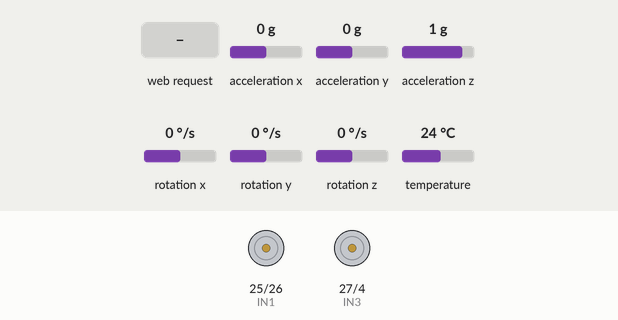
Recording of a sketch running on a simulated ESP32. Parts: motor-driver pin pairs drawn as motors (green arrow = first pin HIGH = forward, orange = second pin HIGH = backward, longer = more drive, scaled by the enable pin). The inputs (shaded band) are chosen by the test bench; at power-on: acceleration x 0 g, rotation y 0 °/s, acceleration z 1 g, acceleration y 0 g, rotation x 0 °/s, rotation z 0 °/s, temperature 24 °C. What the sketch prints to the serial monitor is not drawn.

Above: at 1.2 s.
1.3 s: acceleration x set to -1.4 g
At 2.0 s:
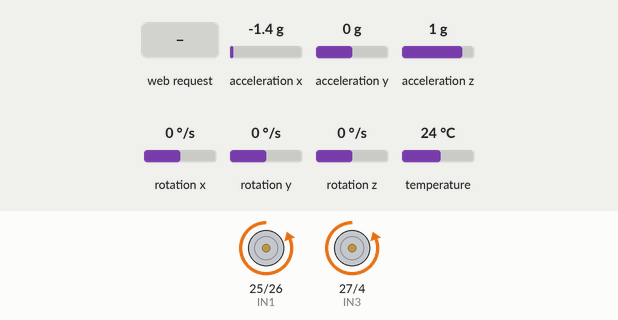
2.8 s: HTTP request GET /set?kp=1&ki=1&kd=1 received
At 3.25 s:
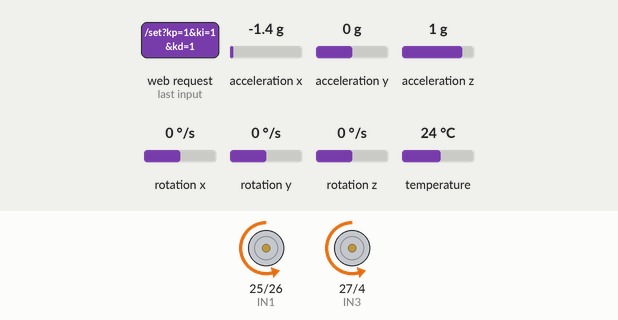
5.8 s: rotation y set to -192 °/s
At 6.28 s:
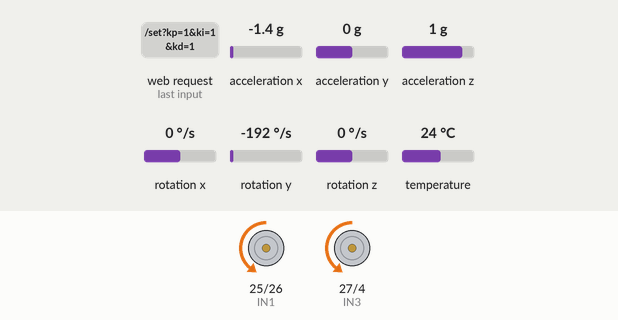
8.8 s: HTTP request GET /set?ki=0 received
10.3 s: acceleration z set to -1.4 g
13.3 s: acceleration x set to 0 g
At 14.0 s:
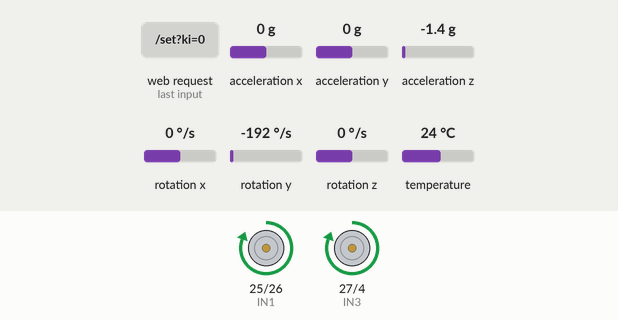
Timing chart, 0 to 15.8 s (numbered marks = the images above; inputs shaded):
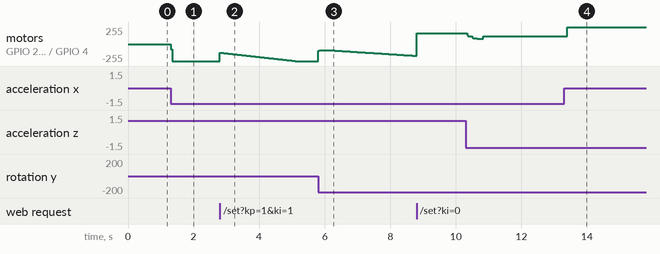

Measured:
- after the input at 1.3 s, motor on GPIO 25 (IN1) / GPIO 26 (IN2), motor on GPIO 27 (IN3) / GPIO 4 (IN4): stopped → backward 255/255 at once
- after the input at 5.8 s, motor on GPIO 25 (IN1) / GPIO 26 (IN2), motor on GPIO 27 (IN3) / GPIO 4 (IN4): rises from backward 255/255 to backward 91/255 in 0.13 s, then falls to backward 177/255 in 2.9 s
- after the input at 13.3 s, motor on GPIO 25 (IN1) / GPIO 26 (IN2), motor on GPIO 27 (IN3) / GPIO 4 (IN4): forward 118/255 → forward 255/255 after 0.10 s

The sketch:

Self_Balancing_Robot_Code_WITHOUTOLEDs.ino
```cpp
// (licence header left out)
//Copyright (c) 2026 How To STEM

//Permission is hereby granted, free of charge, to any person obtaining a copy
//of this software and associated documentation files (the "Software"), to deal
//in the Software without restriction, including without limitation the rights
//to use, copy, modify, merge, publish, distribute, sublicense, and/or sell
//copies of the Software, and to permit persons to whom the Software is
//furnished to do so, subject to the following conditions:

//The above copyright notice and this permission notice shall be included in all
//copies or substantial portions of the Software.

//THE SOFTWARE IS PROVIDED "AS IS", WITHOUT WARRANTY OF ANY KIND, EXPRESS OR
//IMPLIED, INCLUDING BUT NOT LIMITED TO THE WARRANTIES OF MERCHANTABILITY,
//FITNESS FOR A PARTICULAR PURPOSE AND NONINFRINGEMENT. IN NO EVENT SHALL THE
//AUTHORS OR COPYRIGHT HOLDERS BE LIABLE FOR ANY CLAIM, DAMAGES OR OTHER
//LIABILITY, WHETHER IN AN ACTION OF CONTRACT, TORT OR OTHERWISE, ARISING FROM,
//OUT OF OR IN CONNECTION WITH THE SOFTWARE OR THE USE OR OTHER DEALINGS IN THE
//SOFTWARE.


#include <Wire.h>
#include <WiFi.h>
#include <WebServer.h>
#include <Adafruit_MPU6050.h>
#include <Adafruit_Sensor.h>
#include <math.h>

// MPU6050
Adafruit_MPU6050 mpu;

// Motor Pins
const int ENA = 23, IN1 = 25, IN2 = 26;
const int ENB = 18, IN3 = 27, IN4 = 4;
const int PWM_FREQ = 1000, PWM_RES = 8;

// PID constants
float setpoint = 0.0;
float Kp = 14.0, Ki = 0.0, Kd = 1.2;
float integral = 0.0;
float angleDeg = 0.0;
float gyroRateDeg = 0.0;
float lastOutput = 0.0;
float powerMultiplier = 1.0;
int minPWM = 80;
float tiltGain = 1.0;
unsigned long lastMicrosTs = 0;

// Wifi setup
WebServer server(80);
const char* ssid = "Self Balancing Robot Tuner";
const char* password = "12345678";

const char* html = R"rawliteral(
<!DOCTYPE html><html><head><meta charset="UTF-8"><title>PID Tuner</title>
<style>body{font-family:sans-serif;text-align:center;}input{width:80px;}</style></head>
<body><h2>Self Balancing Robot PID Tuner</h2>
<form onsubmit="send();return false;">
Kp: <input id="kp" type="number" step="any" value="14.0"><br>
Ki: <input id="ki" type="number" step="any" value="0.0"><br>
Kd: <input id="kd" type="number" step="any" value="1.2"><br>
Setpoint: <input id="sp" type="number" step="any" value="0.0"><br>
Power Multiplier: <input id="pm" type="number" step="any" value="1.0"><br>
Min PWM: <input id="mpwm" type="number" step="any" value="80"><br>
Tilt Gain: <input id="tg" type="number" step="any" value="1.0"><br><br>
<button type="submit">Send</button></form><br>
<div id="telemetry">Waiting for data...</div>
<script>
function send(){
  let url = `/set?kp=${kp.value}&ki=${ki.value}&kd=${kd.value}&sp=${sp.value}&pm=${pm.value}&mpwm=${mpwm.value}&tg=${tg.value}`;
  fetch(url).then(r=>r.text()).then(t=>console.log(t));
}
setInterval(()=>fetch("/telemetry").then(r=>r.text()).then(t=>telemetry.innerText=t), 100);
</script></body></html>
)rawliteral";

void setup() {
  Serial.begin(115200);

  // begin i2c
  Wire.begin();

  if (!mpu.begin(0x68)) {
    Serial.println("MPU6050 not found!");
    while (1);
  }

  mpu.setAccelerometerRange(MPU6050_RANGE_8_G);
  mpu.setGyroRange(MPU6050_RANGE_500_DEG);
  mpu.setFilterBandwidth(MPU6050_BAND_21_HZ);

  // motor
  pinMode(IN1, OUTPUT); pinMode(IN2, OUTPUT);
  pinMode(IN3, OUTPUT); pinMode(IN4, OUTPUT);
  ledcAttach(ENA, PWM_FREQ, PWM_RES);
  ledcAttach(ENB, PWM_FREQ, PWM_RES);

  // Wifi ap start
  WiFi.softAP(ssid, password);
  Serial.print("AP IP: ");
  Serial.println(WiFi.softAPIP());

  server.on("/", [](){ server.send(200, "text/html", html); });

  server.on("/set", [](){
    if (server.hasArg("kp")) Kp = server.arg("kp").toFloat();
    if (server.hasArg("ki")) Ki = server.arg("ki").toFloat();
    if (server.hasArg("kd")) Kd = server.arg("kd").toFloat();
    if (server.hasArg("sp")) setpoint = server.arg("sp").toFloat();
    if (server.hasArg("pm")) powerMultiplier = server.arg("pm").toFloat();
    if (server.hasArg("mpwm")) minPWM = server.arg("mpwm").toInt();
    if (server.hasArg("tg")) tiltGain = server.arg("tg").toFloat();
    server.send(200, "text/plain", "OK");
  });

  server.on("/telemetry", [](){
    String out = "Angle: " + String(angleDeg, 2);
    out += " | Gyro: " + String(gyroRateDeg, 2);
    out += " | Output: " + String(lastOutput, 2);
    out += " | PowerMult: " + String(powerMultiplier, 2);
    out += " | MinPWM: " + String(minPWM);
    out += " | TiltGain: " + String(tiltGain, 2);
    server.send(200, "text/plain", out);
  });

  server.begin();

  lastMicrosTs = micros();
}

void loop() {
  server.handleClient();

  unsigned long nowUs = micros();
  float dt = (nowUs - lastMicrosTs) / 1e6f;
  if (dt <= 0) dt = 0.001f;
  lastMicrosTs = nowUs;

  sensors_event_t a, g, t;
  mpu.getEvent(&a, &g, &t);

  float accelAngleDeg = -atan2(a.acceleration.x, a.acceleration.z) * 180.0f / PI;
  gyroRateDeg = g.gyro.y * (180.0f / PI);

  // Complementary filter
  angleDeg = 0.98f * (angleDeg + gyroRateDeg * dt) + 0.02f * accelAngleDeg;

  float error = setpoint - angleDeg;
  integral += error * dt;

  lastOutput = (Kp * error + Ki * integral - Kd * gyroRateDeg) * tiltGain;

  driveMotors(lastOutput);
}

void driveMotors(float cmd) {
  float boostedCmd = cmd * powerMultiplier;

  if (fabsf(boostedCmd) < 80)
    boostedCmd *= 1.5;

  int pwm = constrain((int)fabsf(boostedCmd), 0, 255);
  if (pwm > 0 && pwm < minPWM) pwm = minPWM;

  if (boostedCmd > 0) {
    digitalWrite(IN1, HIGH); digitalWrite(IN2, LOW);
    digitalWrite(IN3, HIGH); digitalWrite(IN4, LOW);
  } else if (boostedCmd < 0) {
    digitalWrite(IN1, LOW);  digitalWrite(IN2, HIGH);
    digitalWrite(IN3, LOW);  digitalWrite(IN4, HIGH);
  } else {
    digitalWrite(IN1, LOW); digitalWrite(IN2, LOW);
    digitalWrite(IN3, LOW); digitalWrite(IN4, LOW);
  }

  ledcWrite(ENA, pwm);
  ledcWrite(ENB, pwm);
}
```
